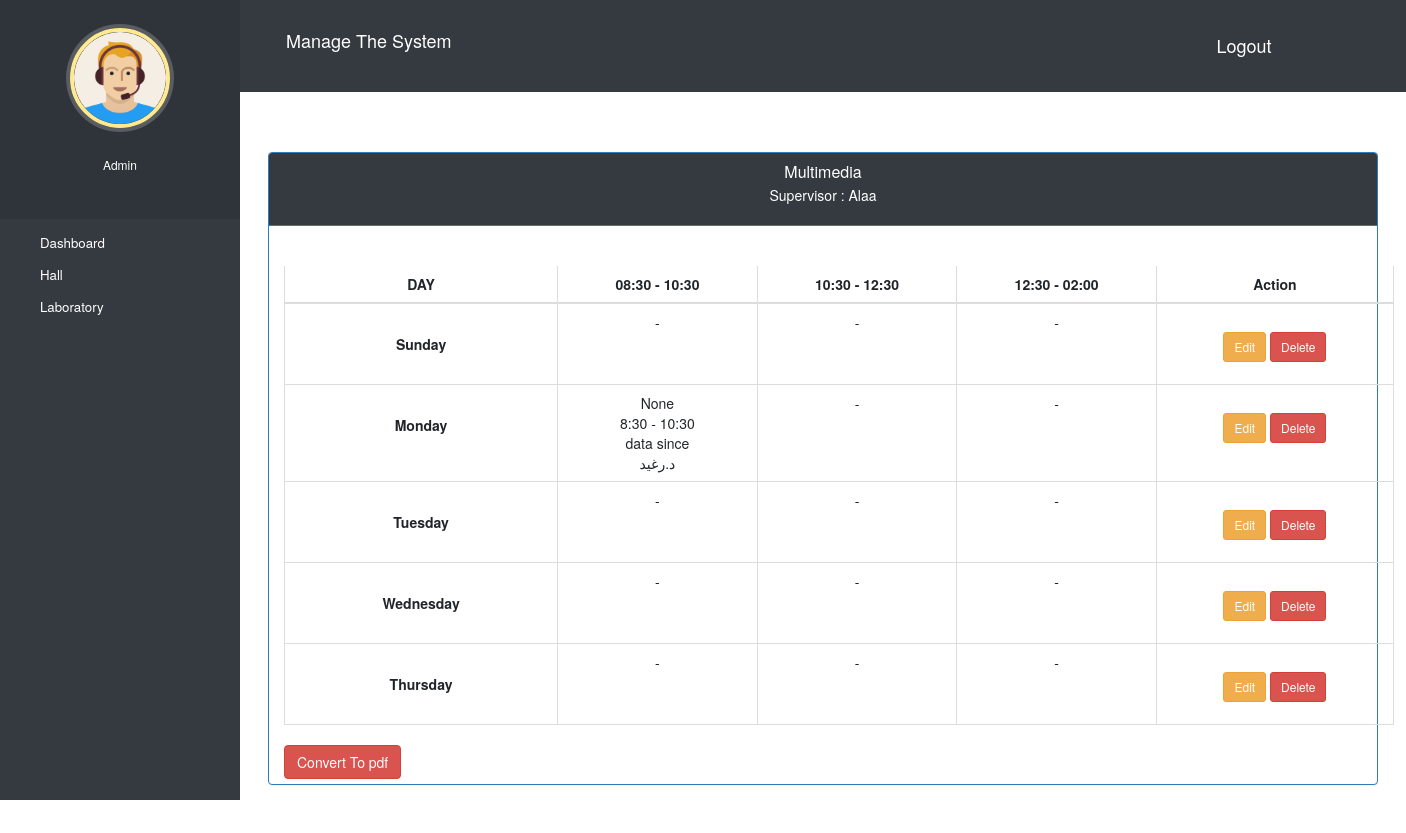
Page /admin_user/lab_detail/11/ (signed in) on the committed database.
### laboratories/models.py (models this page shows, shortened)
class Laboratorie(models.Model):
    name = models.CharField(verbose_name="Name",max_length=250)
    supervisor = models.CharField(verbose_name="Supervisor",max_length=250,null=True,blank=True)
    numbers_of_computer = models.IntegerField(verbose_name="Numbers of Computer",null=True)
    working_computers = models.IntegerField(verbose_name="Working Computers",null=True)
    computers_not_working = models.IntegerField(verbose_name="Computers not working",null=True)
    data_show = models.BooleanField( verbose_name = "Data Show",default=True)
    days = models.ManyToManyField(Day)
    @property
    def get_days(self):
        return self.days.all()

### halls/models.py (models this page shows, shortened)
class Day(models.Model):
    day = models.CharField(verbose_name="Day",choices=choice,max_length=50)
    lecture_one = models.CharField(verbose_name="lecture one",max_length=50,null=True,blank=True)
    lect_one_given_by = models.CharField(verbose_name="given by",max_length=50,null=True,blank=True)
    start_lect_one = models.TimeField(verbose_name="Start at",null=True,blank=True,auto_created=False)
    end_lect_one = models.TimeField(verbose_name="End at",null=True,blank=True,auto_created=False)
    level_and_branch_1 = models.CharField(verbose_name="Branch/Level",null=True,blank=True,max_length=200)
    lecture_tow = models.CharField(verbose_name="lecture tow",max_length=50,null=True,blank=True)
    lect_tow_given_by = models.CharField(verbose_name="given by",max_length=50,null=True,blank=True)
    start_lect_tow = models.TimeField(verbose_name="Start at",null=True,blank=True,auto_created=False)
    end_lect_tow = models.TimeField(verbose_name="End at",null=True,blank=True,auto_created=False)
    level_and_branch_2 = models.CharField(verbose_name="Branch/Level",null=True,blank=True,max_length=200)
    lecture_three = models.CharField(verbose_name="lecture three",max_length=50,null=True,blank=True,)
    lect_three_given_by = models.CharField(verbose_name="given by",max_length=50,null=True,blank=True)
    start_lect_three = models.TimeField(verbose_name="Start at",null=True,blank=True,auto_created=False)
    end_lect_three = models.TimeField(verbose_name="End at",null=True,blank=True,auto_created=False)
    level_and_branch_3 = models.CharField(verbose_name="Branch/Level",null=True,blank=True,max_length=200)

### manage/views.py (the view)
# urls.py: path('admin_user/lab_detail/<pk>/',views.lab_details,name='lab_details'),
@login_required(login_url='adminlogin')
@user_passes_test(is_admin)
def lab_details(request,pk):
    labs=Laboratorie.objects.get(id=pk)
    context={
        "labs":labs,
    }
    return render(request,'manage/lab_details.html',context)

### manage/views.py (called while the page is built)
def is_admin(user):
    return user.groups.filter(name='ADMIN').exists()

### templates/manage/lab_details.html (shortened to what this page needs)
{% extends 'manage/admin_base.html' %} {% block content %} {%load static%}
<head>
  <link
    href="//netdna.bootstrapcdn.com/bootstrap/3.0.0/css/bootstrap.min.css"
    rel="stylesheet"
    id="bootstrap-css"
  />
</head>
<div class="container">
  <div class="panel panel-primary">
    <div class="panel-heading bg-dark">
      <h6 class="panel-title">{{labs.name}}</h6>
       <p class="mt-2">Supervisor : {{labs.supervisor}}</p>
    </div>
    <div class="container">
      <div class="timetable-img text-center">
      </div>
      <div class="table-responsive">
        <table class="table table-bordered text-center">
            <div class="table-responsive">
              <table class="table table-bordered text-center">
                <thead>
                  <tr class="bg-light-gray">
                    <th class="text-uppercase text-center">Day</th>
                    <th class="align-middle text-center">08:30 - 10:30</th>
                    <th class="align-middle text-center">10:30 - 12:30</th>
                    <th class="align-middle text-center">12:30 - 02:00</th>
                    <th class="align-middle text-center">Action</th>
                  </tr>
                </thead>
                <tbody>
                  {% for i in labs.get_days %}
                  <tr>
                    <th class="text-center p-5">{{i.day}}</th>
                    {% if i.lecture_one %}
                    <td>
                      <div class="margin-10px-top font-size14"> {{i.level_and_branch_1}}</div>
                      <div class="margin-10px-top font-size14"> {{i.start_lect_one|date:"g:i"}} - {{i.end_lect_one|date:"g:i"}}</div>
                        <span
                          >{{i.lecture_one}}</span
                        >
                        <div class="font-size13 text-light-gray">{{i.lect_one_given_by}} </div>
                      </td>
                      {% else %}
                      <td>
                        <div class="margin-10px-top font-size14">      -      </div>
                      </td>
                    {% endif %}
                    {% if i.lecture_tow %}
                    <td>
                      <div class="margin-10px-top font-size14"> {{i.level_and_branch_2}}</div>
                      <div class="margin-10px-top font-size14">{{i.start_lect_tow|date:"g:i"}}-{{i.end_lect_tow|date:"g:i"}}</div>
                        <span
                          >{{i.lecture_tow}}</span
                        >
                        <div class="font-size13 text-light-gray">{{i.lect_tow_given_by}}</div>
                      </td>
                      {% else %}
                      <td>
                        <div class="margin-10px-top font-size14">      -      </div>
                      </td>
                    {% endif %}
                    {% if i.lecture_three %}
                    <td>
                      <div class="margin-10px-top font-size14"> {{i.level_and_branch_3}}</div>
                      <div class="margin-10px-top font-size14">{{i.start_lect_three|date:"g:i"}}-{{i.end_lect_three|date:"g:i"}}</div>
                        <span
                          >{{i.lecture_three}}</span
                        >
                        <div class="font-size13 text-light-gray">by {{i.lect_three_given_by}}</div>
                      </td>
                      {% else %}
                      <td>
                        <div class="margin-10px-top font-size14">     -     </div>
                      </td>
                    {% endif %}
                    <td >
                      <div style="margin-top:20px; "  >
                        <a href="{% url 'edit_day_in_lab' labs.id i.id %}" class="btn btn-sm btn-warning ">Edit</a>
                        <a href="{% url 'delete_day_lab' labs.id  i.id %}" class="btn btn-sm btn-danger">Delete</a>
                      </div>
                    </td>
                  </tr>
                  {% endfor %}
                </tbody>
              </table>
              <a href="{% url 'convert_to_pdf_lab' labs.id %}" class="btn btn-md btn-danger mb-2 text-large">Convert To pdf</a>
            </div>
        </table>
      </div>
    </div>
  </div>
</div>
{% endblock content %}

### static/style.css (style rules this page uses)
body { padding-left: 240px; }

### templates/manage/admin_base.html (style rules this page uses)
a:link { text-decoration: none; }
a { color: white; }
p { text-align: center; }
body { padding-left: 240px; }

### templates/manage/lab_details.html (style rules this page uses)
a:link { text-decoration: none; }
h6 { text-align: center; }

### rows in the picture
Laboratorie: name "Multimedia", supervisor "Alaa"
Day: day "Sunday"
Day: day "Monday", level_and_branch_1 "None", start_lect_one "8:30", end_lect_one "10:30", lecture_one "data since", lect_one_given_by "د.رغيد"
Day: day "Tuesday"
Day: day "Wednesday"
Day: day "Thursday"
